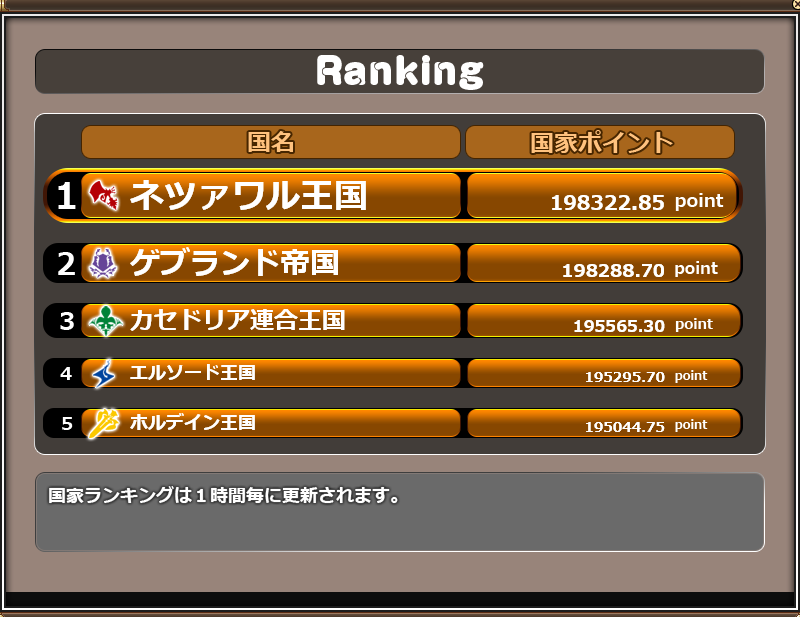
#> input picture resource/Netzawar.png, 800 x 617 px
$ python imagefillter_test.py
#> lines starting #> are read from the running program, lines starting #| are printed output that depends on the picture; after the words box and inside, x2 and y2 are one past the last pixel; in counts of white or black regions, pixels touching at a corner belong together
# -*- coding: utf-8 -*-
import argparse
# library
import cv2
# pylint: disable=C0103

"""
    @deprecated
    --------------------------------------------------------------
    Shee new exsample)
    old class   => new class
    ImageStream => src/events.py         Filters
    Processor   => src/DataProcessor.py  DataProcessor
    --------------------------------------------------------------
"""
class ImageStream(object):
    """
        ImageStream stream transform
    """
    def __init__(self, setup=None, task=None, teardown=None):
        self.filters = []
        if setup is None:
            setup = self.EmptyFilter
        if task is None:
            task = self.EmptyFilter
        if teardown is None:
            teardown = self.EmptyFilter
        self.filters.append(setup)
        self.filters.append(task)
        self.filters.append(teardown)
    def EmptyFilter(self, sender, args):
        """
            EmptyFilter
               stream => result
            usage ImageStream(task=ImageStream().EmptyFilter)
            @param {object}sender
                   {object},{None}args event args
            @return {object}
        """
        return sender
    def transform(self, data, args=None):
        """
            call
                preprocessor => task => finish
            @param {dict}data stream & param
            @return {dict}
        """
        for caller in self.filters:
            data = caller(data, args)
            cv2.imshow('image:', data)
            cv2.waitKey(3000)
        return data
class Processor(object):
    """
        ImageStream caller Processor method.
    """
    def prepare(self, sender, ev):
        """
            filtered prepare
            @param {dict}sender  stream & param
        """
        result = sender
        assert result is not None
        return result
    def task(self, sender, ev):
        """
            filtered task
            @param {dict}sender  stream & param
        """
        result = cv2.cvtColor(sender, cv2.COLOR_BGR2GRAY)
        result = cv2.adaptiveThreshold(result
                    , 255, cv2.ADAPTIVE_THRESH_GAUSSIAN_C, cv2.THRESH_BINARY, 5, 3)
        return result
    def finish(self, sender, ev):
        """
            filtered finish
            @param {dict}sender    stream & param
        """
        result = sender
        height, width = result.shape[:2]
        widthLimit = 400
        cv2.rectangle(result, (0, min(widthLimit, height)), (width, height), (0, 0, 0), -1)
        return result
def main():
    parser = argparse.ArgumentParser(prog='ImageFilter',
                                     description='ImageFilter Simulator')
    parser.add_argument('--version', action='version', version='%(prog)s 0.0.1')
    parser.add_argument('--image', '-in', default='../resource/Netzawar.png')
    args = parser.parse_args()
    print('args:{0}'.format(args))

    p = Processor()
    stream = ImageStream(setup=p.prepare, task=p.task, teardown=p.finish)
    data = cv2.imread(args.image)
#> data is the input picture: shape (617, 800, 3); mean B, G, R 70.9, 98.7, 123.9
    #
    stream.transform(data)
#> the loop in transform, `for caller in self.filters:` made 3 passes
#> pass 2, in task, `result = cv2.cvtColor(sender, cv2.COLOR_BGR2GRAY)`:
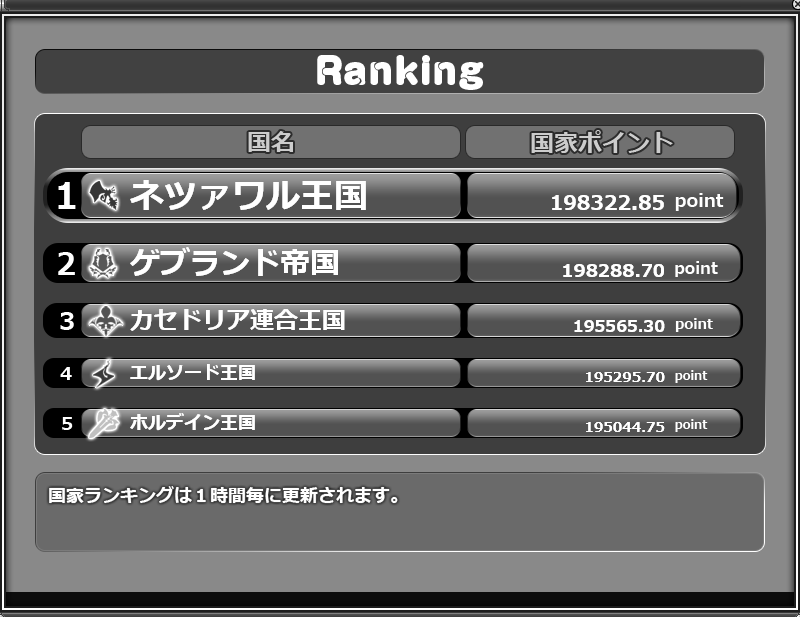
#> result: shape (617, 800); min 0, max 255, mean 103.1
#> pass 2, in task, `result = cv2.adaptiveThreshold(result , 255, cv2.ADAPTIVE_THRESH_GAUSS..`:
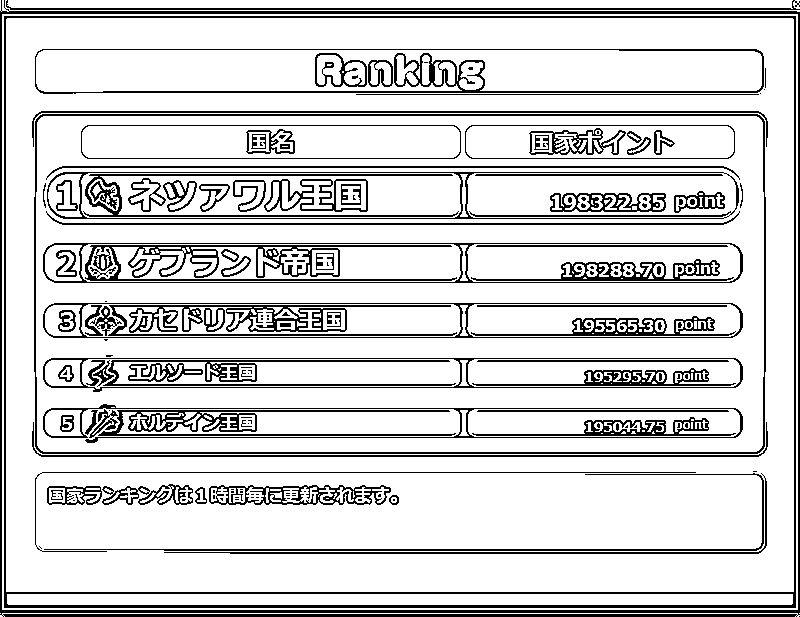
#> result: shape (617, 800); 83% white; black in thin lines or dots
#> pass 3, in transform, `data = caller(data, args)`:
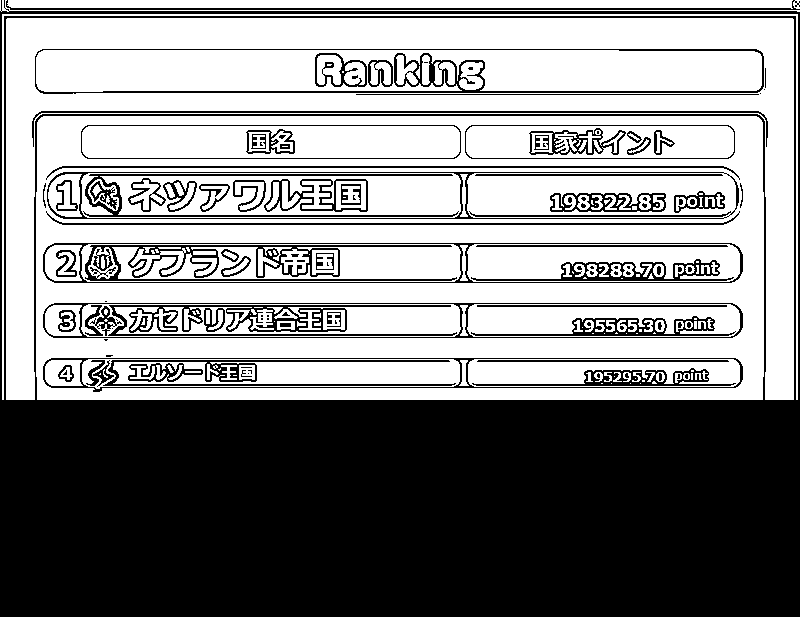
#> data: shape (617, 800); 53.4% white; 119 black regions (48 under 20 px), largest, box (x1, y1, x2, y2) and area: (0, 0, 800, 617) 183240, (85, 245, 457, 281) 3447, (35, 49, 764, 94) 3410

if __name__ == "__main__":
    main()

$ run again, with resource/Geburand.png copied over resource/Netzawar.png
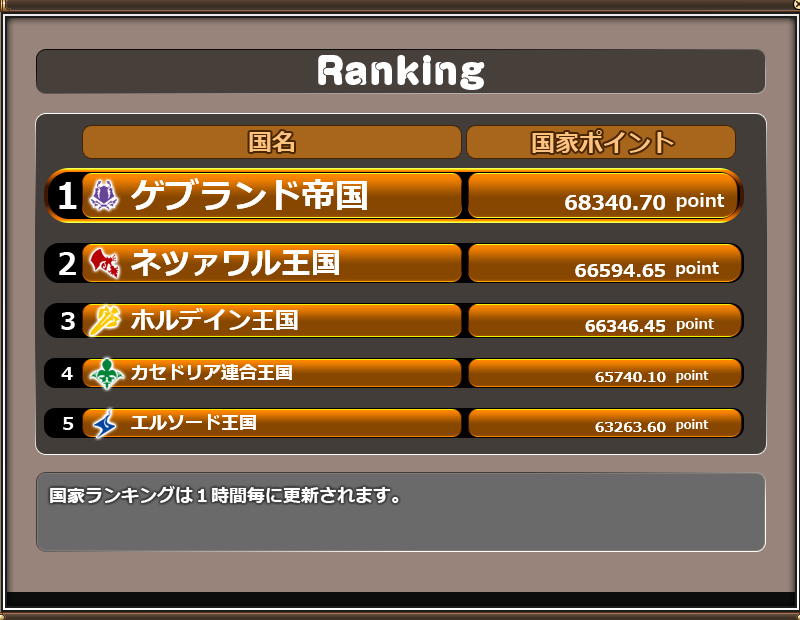
#> input picture resource/Geburand.png, 800 x 620 px
#> in main, data is the input picture: shape (620, 800, 3); mean B, G, R 70.6, 98.5, 123.6
#> the loop in transform, `for caller in self.filters:` made 3 passes
#> pass 2, in task, `result = cv2.adaptiveThreshold(result , 255, cv2.ADAPTIVE_THRESH_GAUSS..`:
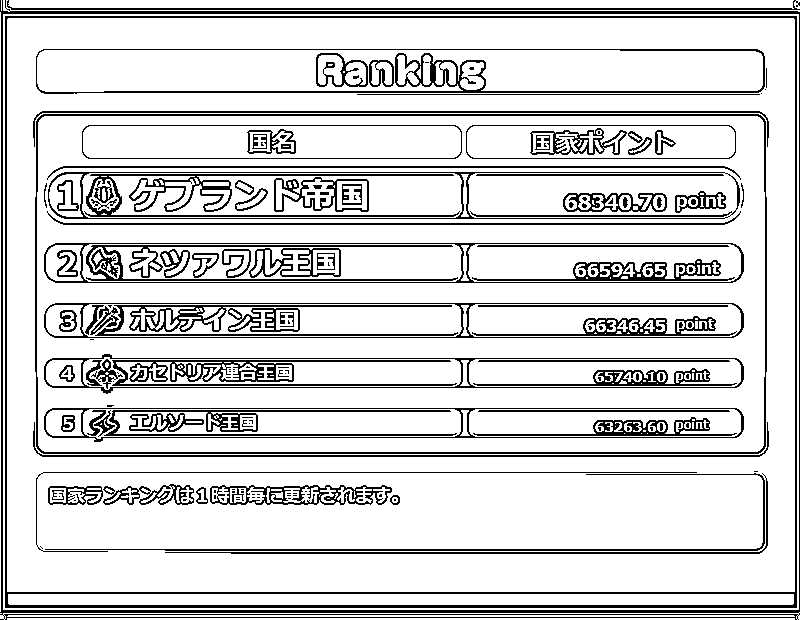
#> result: shape (620, 800); 83.5% white; black in thin lines or dots
#> pass 3, in transform, `data = caller(data, args)`:
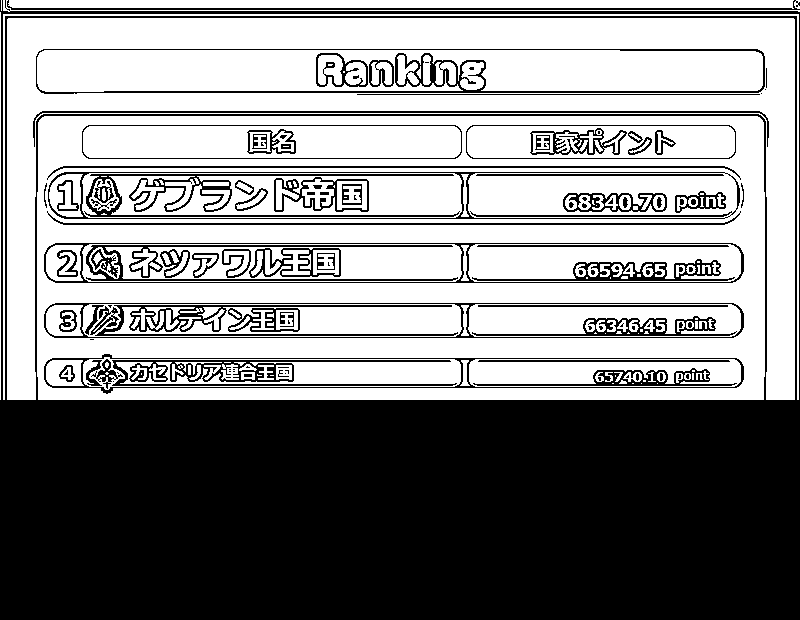
#> data: shape (620, 800); 53.3% white; 120 black regions (46 under 20 px), largest, box (x1, y1, x2, y2) and area: (0, 0, 800, 620) 185265, (36, 49, 765, 94) 3410, (112, 360, 457, 386) 2894
